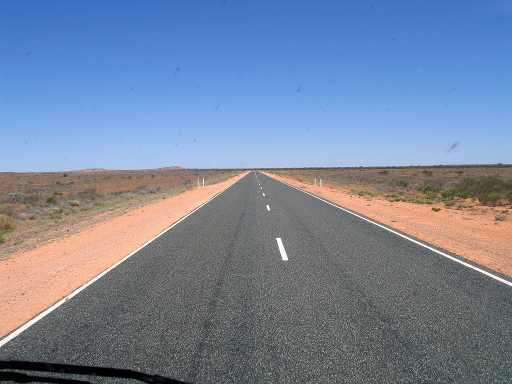
#> input picture CV_HW2/data/img02.jpg, 512 x 384 px; its folder holds only this picture in this run
$ python CV_HW2.py
#> lines starting #> are read from the running program, lines starting #| are printed output that depends on the picture; after the words box and inside, x2 and y2 are one past the last pixel; in counts of white or black regions, pixels touching at a corner belong together
import math
import glob
import numpy as np
from PIL import Image

# parameters

datadir = './data'
resultdir='./results'

# you can calibrate these parameters
sigma=2
threshold=0.03
rhoRes=150
thetaRes=360
nLines=20

def zero_pad(img, k):
    # TODO

    result = np.zeros((len(img)+2*k, len(img[0])+2*k))
    for i in range(len(img)):
        for j in range(len(img[0])):
            result[i+k][j+k] = img[i][j]

#    for i in range(k):
#        for j in range(len(img)):
#            result[k-i-1][j+k] = result[k+i][j+k]
#            result[k-i-1][k+len(img[0])+i]=

#    for i in range(k):
#        for j in range(len(img[0])):
#            result[k-i+1][j+k] = result[k+i+1][j]
#            result[len(img)+k+i+1][j+k] = result[len(img)+k-i][j+k]

    return np.pad(img, k, mode="reflect")


def convolve(img, kernel):
    # TODO
    kernel_length = len(kernel)//2
    in_image = zero_pad(img, kernel_length)
    result = np.zeros((len(img), len(img[0])))
    for i in range(len(img)):
        for j in range(len(img[0])):
            temp = 0
            for k in range(len(kernel)):
                for l in range(len(kernel)):
                    temp = temp+kernel[k][l]*in_image[i-k+2*kernel_length][j-l+2*kernel_length]
            result[i][j]=temp
    return result

def get_gaussian(k, sigma):
    # TODO
    kernel = np.zeros((2*k+1,2*k+1))
    temp = 0
    for i in range(2*k+1):
        for j in range(2*k+1):
            kernel[i][j] = (1/(2*math.pi*sigma**2))*math.exp(-(((k-i)**2+(k-j)**2)/(2*sigma**2)))
            temp = temp+kernel[i][j]
    kernel = kernel/temp
    return kernel


def ConvFilter(Igs, G):
    # TODO ...
    Iconv = convolve(Igs, G)
    return Iconv

def EdgeDetection(Igs, sigma):
    # TODO ...
    G = get_gaussian(3, sigma) #k를 그냥 3으로 잡아봄
    Igs = zero_pad(Igs, 3)
    Iconv = ConvFilter(Igs, G)
    xSobel = np.array([[-1, 0, 1], [-2,0,2],[-1,0,1]])
    ySobel = np.array([[1, 2, 1], [0,0,0], [-1,-2,-1]])
    Ix = ConvFilter(Iconv, xSobel)
    Iy = ConvFilter(Iconv, ySobel)
    Iy[np.where(Iy==0)] = 0.0001

    Im = np.power(np.power(Ix,2)+np.power(Iy,2),(1/2))
    Io = np.arctan(np.abs(Ix)/np.abs(Iy))

    for i in range(1, len(Io)-1):
        for j in range(1, len(Io[0])-1):
            q = Im[i-1][j]
            r = Im[i+1][j]
            s = Im[i][j+1]
            t = Im[i][j-1]

            x = Im[i][j]
            if (x<q or x<r or x<s or x<t):
                Im[i][j]=0
    return Im, Io, Ix, Iy

def HoughTransform(Im,threshold, rhoRes, thetaRes):
    # TODO ...
    rho_max = math.sqrt(math.pow(len(Im), 2)+math.pow(len(Im[0]), 2))
    H = np.zeros((2*rhoRes, thetaRes))
    for i in range (len(Im)):
        for j in range(len(Im[0])):
            if Im[i][j] > threshold :
                for k in range (thetaRes):
                    temp = i*math.cos(k*thetaRes*math.pi)+j*math.sin(k*thetaRes*math.pi)
                    temp = round(temp*rhoRes/rho_max)+rhoRes
                    H[temp][k] = H[temp][k]+1
    a = np.amax(H)
    return H/a

def HoughLines(H,rhoRes,thetaRes,nLines):
    # TODO ...

    def findMax(arr):
        max = 0
        x=0
        y=0
        for i in range(len(arr)):
            for j in range(len(arr[0])):
                if arr[i][j]>max:
                    max = arr[i][j]
                    x=i
                    y=j
        return x, y
    lRho = list()
    lTheta = list()
    for i in range(nLines):
        a, b = findMax(H)
        lRho.append(a)
        lTheta.append(b)
        for i in range(-3,4):
            for j in range(-3,4):
                if (a+i >=0 and a+i<len(H) and b+j>=0 and b+j<len(H[0])):
                    H[a+i][b+j]=0
    print(lRho, lTheta)

    return lRho,lTheta

def HoughLineSegments(lRho, lTheta, Im, threshold):
    # TODO ...


    return l

def drawLines(img, lRho, lTheta, rhoRes, thetaRes):
    img = np.array(img)
    img = img / 255.
    line_img = np.zeros((len(img), len(img[0])))
    for i in range(len(lRho)):
        a = lRho[i]*math.pi/thetaRes
        b = lTheta[i]
        slope = -math.cos(a)/math.sin(a)
        intercept = (b-rhoRes*math.sqrt(math.pow(len(img),2)+math.pow(len(img[0]),2)))/(rhoRes*math.sin(a))
        print(slope, intercept)
        for j in range(len(img)):
            y = slope*j+intercept
            if (y>=0 and y<len(img)):
                line_img[j][y] = 1
                print(j, y)
    Image.fromarray(np.uint8(line_img * 255)).save(f'output1-3.jpg')

def main():
    # read images
    for img_path in glob.glob(datadir+'/*.jpg'):
        # load grayscale image
        img = Image.open(img_path).convert("L")

        Igs = np.array(img)
        Igs = Igs / 255.

        # Hough function
        Im, Io, Ix, Iy = EdgeDetection(Igs, sigma)
#> in zero_pad, `result = np.zeros((len(img)+2*k, len(img[0])+2*k))`: result: shape (390, 518) float64; every value is 0
#> call 2 of zero_pad, with k = 3
#> in zero_pad (call 2), `result = np.zeros((len(img)+2*k, len(img[0])+2*k))`: result: shape (396, 524) float64; every value is 0
#> in zero_pad (call 2), `return np.pad(img, k, mode="reflect")`:
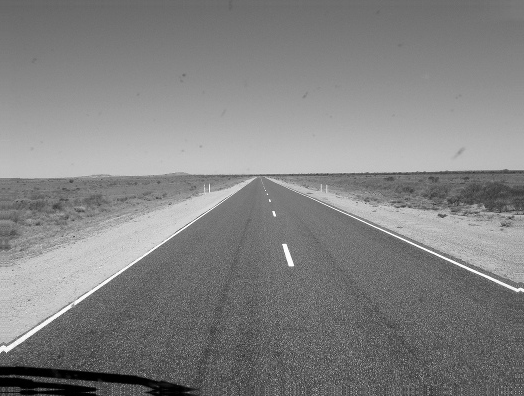
#> returned value: shape (396, 524) float64; min 0, max 1, mean 0.511
#> in zero_pad (call 3), `result = np.zeros((len(img)+2*k, len(img[0])+2*k))`: result: shape (392, 520) float64; every value is 0
#> after the loop in convolve (call 2), `for i in range(len(img)):`:
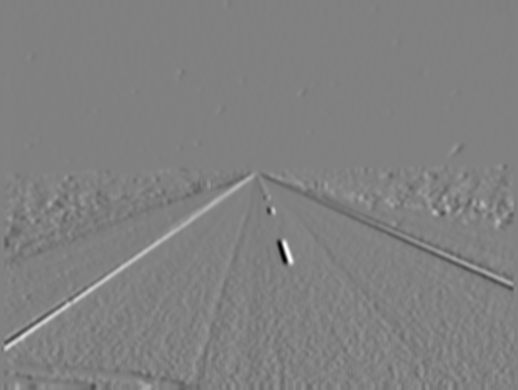
#> result: shape (390, 518) float64; min -0.835, max 0.816, mean 0.000577; drawn with min black and max white
#> after the loop in convolve (call 3), `for i in range(len(img)):`:
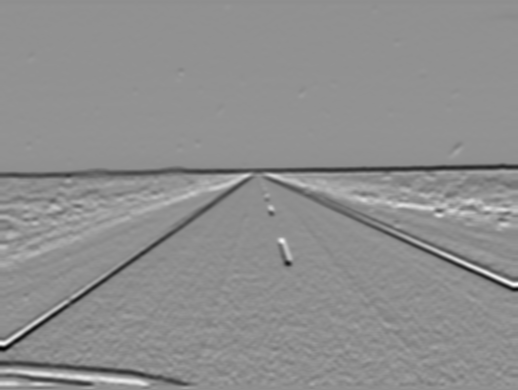
#> result: shape (390, 518) float64; min -0.892, max 0.697, mean -0.00298; drawn with min black and max white
#> in EdgeDetection, `Iy[np.where(Iy==0)] = 0.0001`: Iy: shape (390, 518) float64; 0.09% of pixels changed, all inside (x1, y1, x2, y2) = (0, 0, 518, 390)
#> in EdgeDetection, `Io = np.arctan(np.abs(Ix)/np.abs(Iy))`:
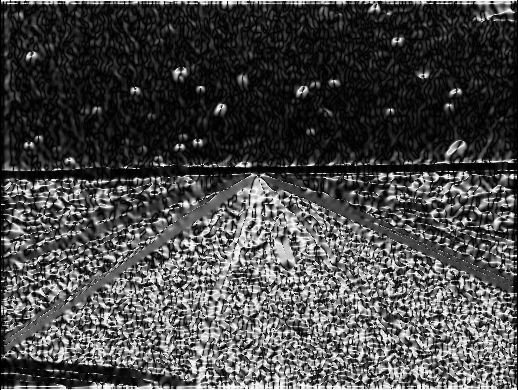
#> Io: shape (390, 518) float64; min 0, max 1.57, mean 0.451; drawn with min black and max white
#> after the loop in EdgeDetection, `for i in range(1, len(Io)-1):`:
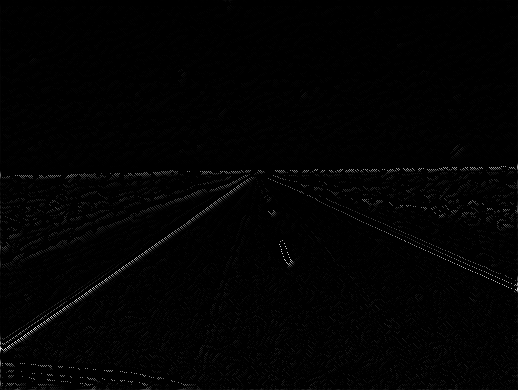
#> Im: shape (390, 518) float64; min 0, max 0.989, mean 0.00932
        H= HoughTransform(Im,threshold, rhoRes, thetaRes)
#> in HoughTransform, `rho_max = math.sqrt(math.pow(len(Im), 2)+math.pow(len(Im[0]), 2))`: rho_max = 648.4
#> after the loop in HoughTransform, `for i in range (len(Im)):`:
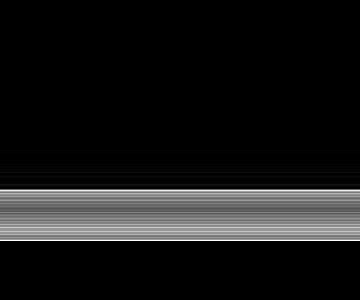
#> H: shape (300, 360) float64; min 0, max 460, mean 43.5; drawn with min black and max white
#> in HoughTransform, `a = np.amax(H)`: a = 460
        lRho,lTheta =HoughLines(H,rhoRes,thetaRes,nLines)
#> the loop in HoughLines, `for i in range(nLines):` made 20 passes
#> b on passes 1 to 12: 0, 4, 8, 12, 16, 20, 24, 28, 32, 36, 40, 44
#> after the loop in HoughLines, `for i in range(nLines):`:
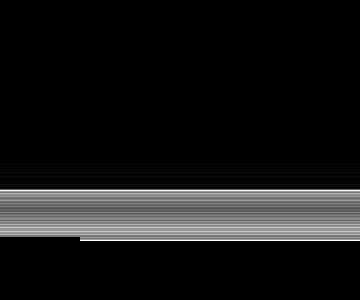
#> H: shape (300, 360) float64; min 0, max 1, mean 0.0926
#> after the loop in HoughLines, `for i in range(nLines):`: lRho = [240, 240, 240, 240, 240, 240, 240, 240, 240, 240, 240, 240, 240, 240, 240, 240, 240, 240, 240, 240]; lTheta = [0, 4, 8, 12, 16, 20, 24, 28, 32, 36, 40, 44, 48, 52, 56, 60, 64, 68, 72, 76]
#| [240, 240, 240, 240, 240, 240, 240, 240, 240, 240, 240, 240, 240, 240, 240, 240, 240, 240, 240, 240] [0, 4, 8, 12, 16, 20, 24, 28, 32, 36, 40, 44, 48, 52, 56, 60, 64, 68, 72, 76]
      # [10 lines of commented-out code are left out]


if __name__ == '__main__':
    main()
